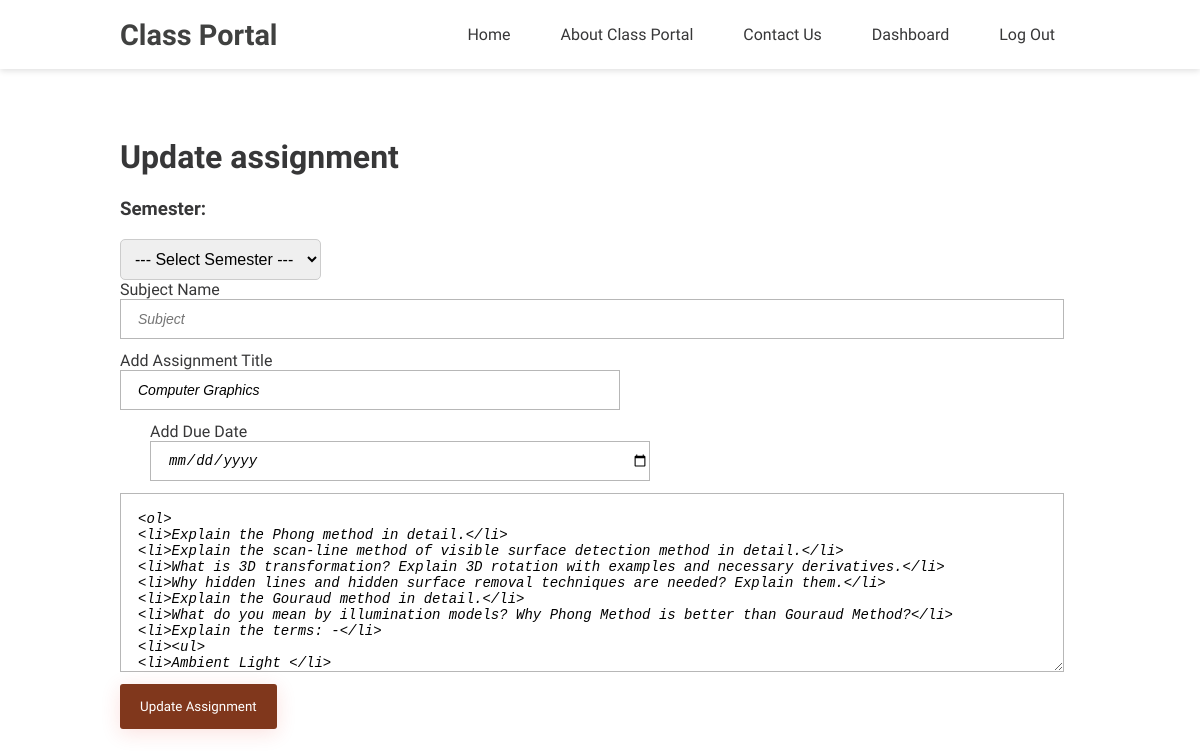
The app's page /edit.php?id=5 (signed in), older data.
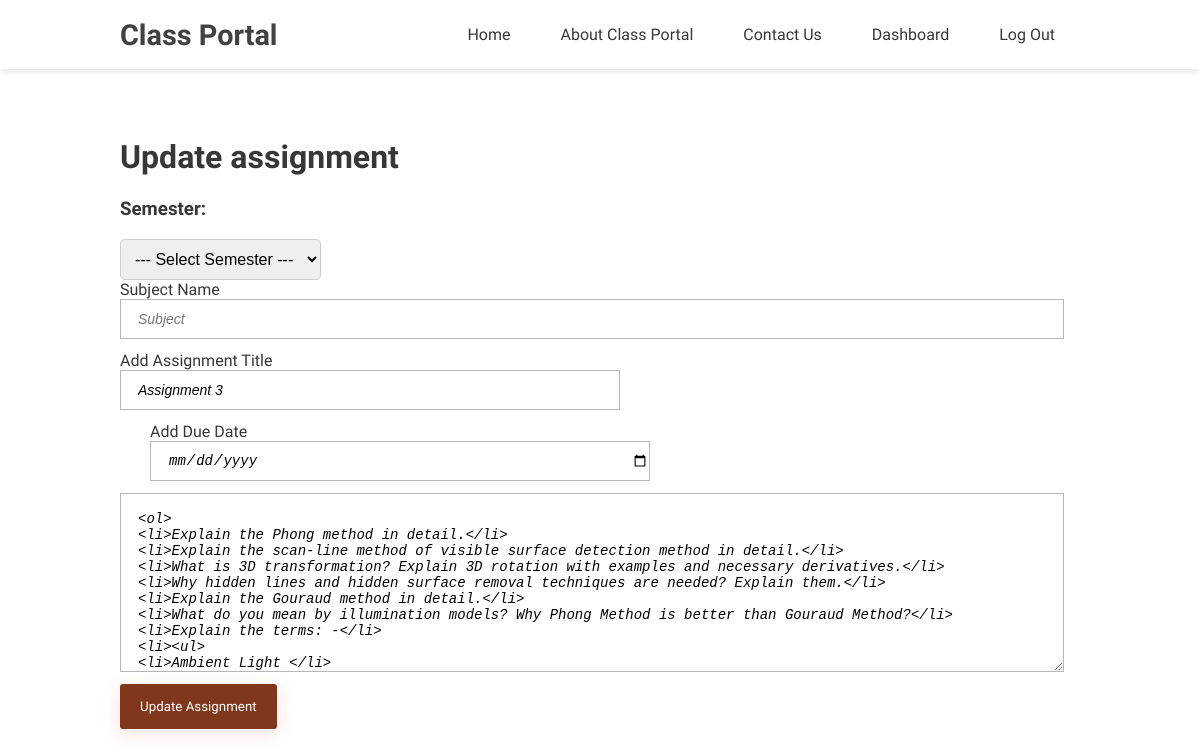
The same page, newer data.
### tables this page shows
CREATE TABLE `assignment` (
  `id` int(100) NOT NULL,
  `Semester` int(11) NOT NULL,
  `Subject` varchar(50) NOT NULL,
  `title` varchar(100) NOT NULL,
  `description` varchar(30000) NOT NULL,
  `duedate` varchar(100) NOT NULL,
  `user_role` int(10) NOT NULL
);

### edit.php (the view, shortened to what this page needs)
<?php
    include("config/db.php");
    $id = $_GET['id'];
    $sql = "SELECT * FROM assignment WHERE id = '$id'";
    $result = mysqli_query($conn, $sql) or die('Error');
    if (mysqli_num_rows($result) > 0) {
        while ($row = mysqli_fetch_assoc($result)) {
            $title = $row['title'];
            $duedate = $row['duedate'];
            $description = $row['description'];
        }
    }
?>
<?php
    if (!isset($_SESSION['username'])):
        header('Location:login.php');
    else:
        include("include/header.php");
?>
    <div class="container">
        <div class="forms">
            <div class="box" id="data">
                <h1>Update assignment</h1>
                <form action="edit.php" method="POST">
                    <div class="form-field">
                        <h3><label for="semester">Semester:</label></h3>
                        <select name="semester" id="semester">
                            <option value="">--- Select Semester ---</option>
                        </select>
                    </div>
                    <div class="form-field">
                        <label for="title">Subject Name</label>
                        <input type="text" name="subject" placeholder="Subject" id="title" required>
                    </div>
                    <div class="input-box">
                        <div class="form-field">
                            <label for="title">Add Assignment Title</label>
                            <input type="text" name="title" placeholder="Assignment Title" required id="title" value="<?php  echo $title; ?>">
                        </div>
                        <div class="form-field">
                            <label for="duedate">Add Due Date</label>
                            <input type="date" name="duedate" placeholder="Due Date" required id="duedate" <?php echo $duedate; ?>>
                        </div>
                    </div>
                    <textarea name="description" cols="50" rows="10" placeholder="Description" required id="editor"><?php echo $description; ?></textarea>
                    <br>
                    <input type="submit" name="assignment" value="Update Assignment">
            </form>
        </div>
    </div>
<?php
    endif;
?>

Row changes from the older to the newer data that the page shows:
changed assignment: title "Computer Graphics" → "Assignment 3"
